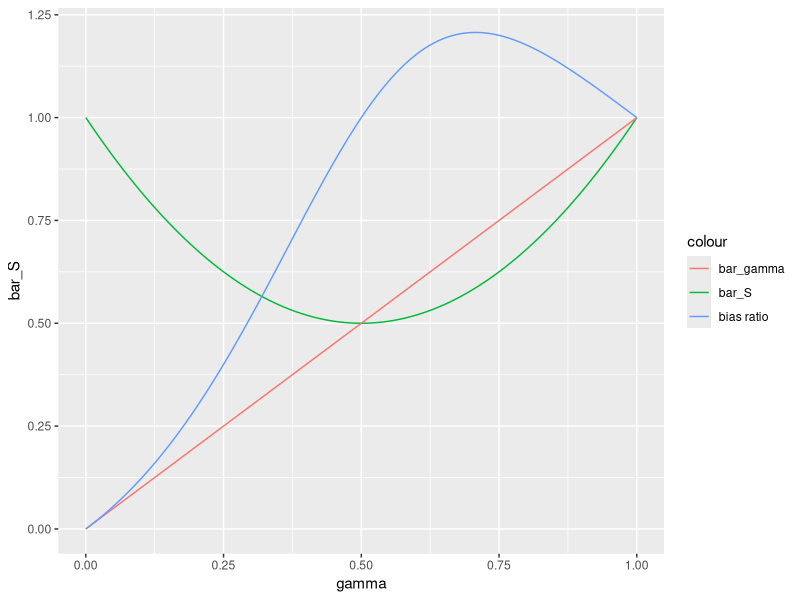
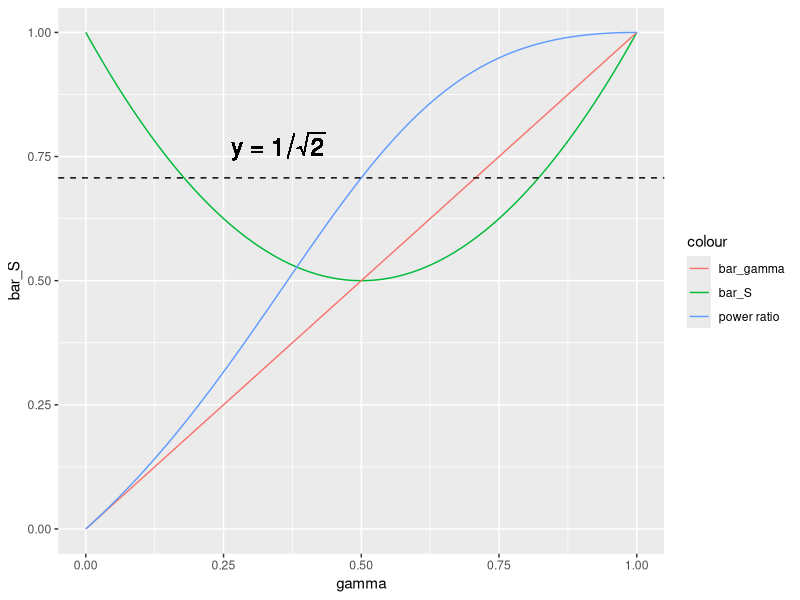

R code for these plots, in order:
## ---- chunk 1
rm(list = ls())
library(ggplot2)
library(dplyr)
## ---- chunk 2
bar_S = function(gamma) {
  mean( gamma ^ 2 + (1 - gamma) ^ 2)
}
bar_gamma = function(gamma) {
  mean(gamma)
}
gamma = 0 : 100 / 100
df = data.frame(gamma = gamma, bar_S = rep(NA, length(gamma)), bar_gamma = rep(NA, length(gamma)))
for(gi in 1 : length(gamma)) {
  df$bar_S[gi] = bar_S(df$gamma[gi])
  df$bar_gamma[gi] = bar_gamma(df$gamma[gi])
}
df %>% ggplot() + 
  geom_line(aes(x = gamma, y = bar_S, color = 'bar_S')) + 
  geom_line(aes(x = gamma, y = bar_gamma, color = 'bar_gamma')) + 
  geom_line(aes(x = gamma, y = bar_gamma / bar_S, color = 'bias ratio'))
## ---- chunk 3
df %>% ggplot() + 
  geom_line(aes(x = gamma, y = bar_S, color = 'bar_S')) + 
  geom_line(aes(x = gamma, y = bar_gamma, color = 'bar_gamma')) + 
  geom_line(aes(x = gamma, y = bar_gamma / sqrt(bar_S), color = 'power ratio')) + 
  geom_hline(yintercept = 1 / sqrt(2), linetype = 2) + 
  geom_text(x = 0.35, y = 0.77, label = expression("y = " * 1 / sqrt(2)), size = 6)
